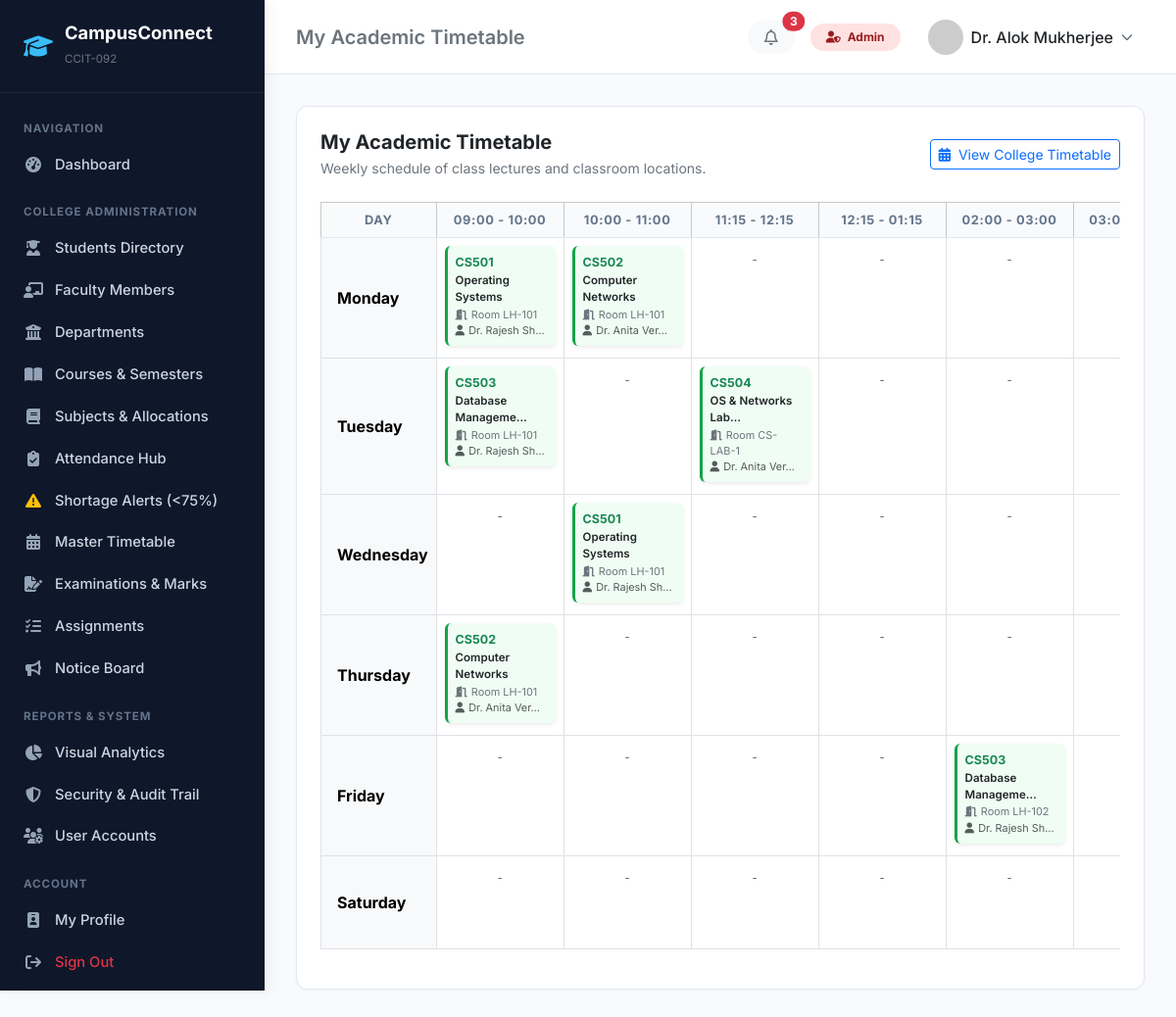
Screenshot of /timetable/my/ (signed in) with the database file from the repository.
### accounts/models.py (models this page shows, shortened)
class CustomUser(AbstractUser):
    ROLE_ADMIN = 'ADMIN'
    ROLE_FACULTY = 'FACULTY'
    ROLE_STUDENT = 'STUDENT'
    ROLE_CHOICES = [
        (ROLE_ADMIN, 'Administrator'),
        (ROLE_FACULTY, 'Faculty / Professor'),
        (ROLE_STUDENT, 'Student'),
    ]
    role = models.CharField(max_length=20, choices=ROLE_CHOICES, default=ROLE_STUDENT)
    phone = models.CharField(max_length=15, blank=True, null=True)
    profile_picture = models.ImageField(upload_to='profiles/', blank=True, null=True)
    address = models.TextField(blank=True, null=True)
    date_of_birth = models.DateField(blank=True, null=True)
    @property
    def is_admin_role(self):
        return self.role == self.ROLE_ADMIN or self.is_superuser
    @property
    def is_faculty_role(self):
        return self.role == self.ROLE_FACULTY
    @property
    def is_student_role(self):
        return self.role == self.ROLE_STUDENT
    @property
    def avatar_url(self):
        if self.profile_picture and hasattr(self.profile_picture, 'url'):
            return self.profile_picture.url
        return f"https://ui-avatars.com/api/?name={self.username}&background=4f46e5&color=fff&size=128"

### timetable/models.py (models this page shows, shortened)
class Timetable(models.Model):
    DAYS_OF_WEEK = [
        (0, 'Monday'),
        (1, 'Tuesday'),
        (2, 'Wednesday'),
        (3, 'Thursday'),
        (4, 'Friday'),
        (5, 'Saturday'),
    ]
    SLOT_CHOICES = [
        ('09:00 - 10:00', '09:00 AM - 10:00 AM'),
        ('10:00 - 11:00', '10:00 AM - 11:00 AM'),
        ('11:15 - 12:15', '11:15 AM - 12:15 PM'),
        ('12:15 - 01:15', '12:15 PM - 01:15 PM'),
        ('02:00 - 03:00', '02:00 PM - 03:00 PM'),
        ('03:00 - 04:00', '03:00 PM - 04:00 PM'),
        ('04:00 - 05:00', '04:00 PM - 05:00 PM'),
    ]
    day_of_week = models.PositiveSmallIntegerField(choices=DAYS_OF_WEEK)
    time_slot = models.CharField(max_length=30, choices=SLOT_CHOICES)
    subject = models.ForeignKey(Subject, on_delete=models.CASCADE, related_name='timetable_entries')
    faculty = models.ForeignKey(Faculty, on_delete=models.CASCADE, related_name='timetable_entries')
    classroom = models.ForeignKey(Classroom, on_delete=models.CASCADE, related_name='timetable_entries')
    semester = models.ForeignKey(Semester, on_delete=models.CASCADE, related_name='timetable_entries')
    batch = models.ForeignKey(Batch, on_delete=models.SET_NULL, null=True, blank=True, related_name='timetable_entries')
    class Meta:
        ordering = ['day_of_week', 'time_slot']

class Classroom(models.Model):
    ROOM_TYPES = [
        ('LECTURE_HALL', 'Lecture Hall'),
        ('COMPUTER_LAB', 'Computer Laboratory'),
        ('ELECTRONICS_LAB', 'Electronics Laboratory'),
        ('WORKSHOP', 'Workshop'),
        ('SEMINAR_HALL', 'Seminar Hall'),
    ]
    room_number = models.CharField(max_length=30, unique=True)
    building = models.CharField(max_length=100, default='Main Academic Block')
    floor = models.CharField(max_length=20, default='Ground Floor')
    capacity = models.PositiveIntegerField(default=60)
    room_type = models.CharField(max_length=30, choices=ROOM_TYPES, default='LECTURE_HALL')
    class Meta:
        ordering = ['building', 'room_number']

### academics/models.py (models this page shows, shortened)
class Subject(models.Model):
    TYPE_THEORY = 'THEORY'
    TYPE_PRACTICAL = 'PRACTICAL'
    TYPE_HYBRID = 'HYBRID'
    TYPE_CHOICES = [
        (TYPE_THEORY, 'Theory'),
        (TYPE_PRACTICAL, 'Practical / Lab'),
        (TYPE_HYBRID, 'Hybrid'),
    ]
    code = models.CharField(max_length=20, unique=True)
    name = models.CharField(max_length=150)
    semester = models.ForeignKey(Semester, on_delete=models.CASCADE, related_name='subjects')
    credits = models.PositiveSmallIntegerField(default=4)
    subject_type = models.CharField(max_length=20, choices=TYPE_CHOICES, default=TYPE_THEORY)
    class Meta:
        ordering = ['code']

### faculty/models.py (models this page shows, shortened)
class Faculty(models.Model):
    DESIGNATION_CHOICES = [
        ('PROFESSOR', 'Professor'),
        ('ASSOC_PROF', 'Associate Professor'),
        ('ASST_PROF', 'Assistant Professor'),
        ('HOD', 'Head of Department (HOD)'),
        ('LECTURER', 'Lecturer / Adjunct Faculty'),
    ]
    user = models.OneToOneField(settings.AUTH_USER_MODEL, on_delete=models.CASCADE, related_name='faculty_profile')
    employee_id = models.CharField(max_length=30, unique=True)
    department = models.ForeignKey(Department, on_delete=models.CASCADE, related_name='faculty_members')
    designation = models.CharField(max_length=30, choices=DESIGNATION_CHOICES, default='ASST_PROF')
    qualification = models.CharField(max_length=150, default='Ph.D. / M.Tech')
    joining_date = models.DateField(null=True, blank=True)
    cabin_number = models.CharField(max_length=50, blank=True, null=True)
    emergency_contact = models.CharField(max_length=20, blank=True, null=True)
    is_active = models.BooleanField(default=True)
    class Meta:
        verbose_name_plural = "Faculty Members"
        ordering = ['department', 'employee_id']
    @property
    def full_name(self):
        return self.user.get_full_name() or self.user.username

### timetable/views.py (the view, shortened to what this page needs)
# urls.py: path('my/', views.my_timetable_view, name='my_timetable'),
@login_required
def my_timetable_view(request):
    user = request.user
    days = Timetable.DAYS_OF_WEEK
    slots = [s[0] for s in Timetable.SLOT_CHOICES]
    grid = {day_num: {s: [] for s in slots} for day_num, _ in days}
    title = "My Academic Timetable"
    if user.is_faculty_role and hasattr(user, 'faculty_profile'):
        fac = user.faculty_profile
        title = f"Teaching Timetable - {fac.full_name}"
        entries = Timetable.objects.filter(faculty=fac).select_related('subject', 'classroom', 'semester', 'batch')
    else:
        entries = Timetable.objects.all().select_related('subject', 'faculty', 'classroom')[:30]
    for entry in entries:
        if entry.day_of_week in grid and entry.time_slot in grid[entry.day_of_week]:
            grid[entry.day_of_week][entry.time_slot].append(entry)
    context = {
        'days': days,
        'slots': slots,
        'grid': grid,
        'page_title': title,
    }
    return render(request, 'timetable/my_timetable.html', context)

### templates/timetable/my_timetable.html (shortened to what this page needs)
{% extends 'base.html' %}
{% load custom_filters %}
{% block page_heading %}{{ page_title }}{% endblock %}
{% block content %}
<div class="card p-4">
    <div class="d-flex justify-content-between align-items-center mb-4">
        <div>
            <h5 class="fw-bold mb-1">{{ page_title }}</h5>
            <p class="text-secondary small mb-0">Weekly schedule of class lectures and classroom locations.</p>
        </div>
        <a href="{% url 'timetable_master' %}" class="btn btn-sm btn-outline-primary">
            <i class="fa-solid fa-calendar-days me-1"></i> View College Timetable
        </a>
    </div>
    <div class="table-responsive">
        <table class="table table-bordered align-middle text-center" style="min-width: 900px;">
            <thead class="table-light">
                <tr>
                    <th style="width: 120px;">Day</th>
                    {% for slot in slots %}
                        <th>{{ slot }}</th>
                    {% endfor %}
                </tr>
            </thead>
            <tbody>
                {% for day_num, day_name in days %}
                    <tr>
                        <td class="fw-bold bg-light text-start ps-3">{{ day_name }}</td>
                        {% for slot in slots %}
                            <td class="p-2" style="vertical-align: top; min-width: 130px; height: 95px;">
                                {% with entries=grid|dict_key:day_num|dict_key:slot %}
                                    {% for entry in entries %}
                                        <div class="p-2 mb-1 rounded text-start shadow-sm" style="background-color: #f0fdf4; border-left: 3px solid #16a34a;">
                                            <div class="fw-bold text-success small" style="font-size: 0.78rem;">{{ entry.subject.code }}</div>
                                            <div class="text-dark small fw-semibold" style="font-size: 0.72rem;">{{ entry.subject.name|truncatechars:18 }}</div>
                                            <small class="text-secondary d-block" style="font-size: 0.68rem;">
                                                <i class="fa-solid fa-door-open me-1"></i>Room {{ entry.classroom.room_number }}
                                            </small>
                                            <small class="text-muted d-block" style="font-size: 0.68rem;">
                                                <i class="fa-solid fa-user me-1"></i>{{ entry.faculty.full_name|truncatechars:14 }}
                                            </small>
                                        </div>
                                    {% empty %}
                                        <span class="text-muted" style="font-size: 0.7rem;">-</span>
                                    {% endfor %}
                                {% endwith %}
                            </td>
                        {% endfor %}
                    </tr>
                {% endfor %}
            </tbody>
        </table>
    </div>
</div>
{% endblock %}

### templates/base.html (shortened to what this page needs)
<!DOCTYPE html>
<html lang="en">
<head>
    <link href="https://cdn.jsdelivr.net/npm/bootstrap@5.3.3/dist/css/bootstrap.min.css" rel="stylesheet">
    <link rel="stylesheet" href="https://cdnjs.cloudflare.com/ajax/libs/font-awesome/6.5.1/css/all.min.css">
</head>
<body>
    <aside class="sidebar">
        <a href="{% url 'dashboard_redirect' %}" class="sidebar-brand">
            <i class="fa-solid fa-graduation-cap"></i>
            <div>
                <span class="d-block" style="line-height: 1.2;">CampusConnect</span>
                <small class="text-secondary fw-normal" style="font-size: 0.72rem;">{{ COLLEGE_CODE }}</small>
            </div>
        </a>
        <div class="nav flex-column py-2">
            <span class="nav-section-title">Navigation</span>
            <a href="{% url 'dashboard_redirect' %}" class="nav-link">
                <i class="fa-solid fa-gauge-high"></i> Dashboard
            </a>
            {% if is_admin %}
                <span class="nav-section-title">College Administration</span>
                <a href="{% url 'student_list' %}" class="nav-link">
                    <i class="fa-solid fa-user-graduate"></i> Students Directory
                </a>
                <a href="{% url 'faculty_list' %}" class="nav-link">
                    <i class="fa-solid fa-chalkboard-user"></i> Faculty Members
                </a>
                <a href="{% url 'department_list' %}" class="nav-link">
                    <i class="fa-solid fa-building-columns"></i> Departments
                </a>
                <a href="{% url 'course_list' %}" class="nav-link">
                    <i class="fa-solid fa-book-open"></i> Courses & Semesters
                </a>
                <a href="{% url 'subject_list' %}" class="nav-link">
                    <i class="fa-solid fa-book"></i> Subjects & Allocations
                </a>
                <a href="{% url 'attendance_session_list' %}" class="nav-link">
                    <i class="fa-solid fa-clipboard-check"></i> Attendance Hub
                </a>
                <a href="{% url 'attendance_shortage_report' %}" class="nav-link">
                    <i class="fa-solid fa-triangle-exclamation text-warning"></i> Shortage Alerts (<75%)
                </a>
                <a href="{% url 'timetable_master' %}" class="nav-link">
                    <i class="fa-solid fa-calendar-days"></i> Master Timetable
                </a>
                <a href="{% url 'examination_list' %}" class="nav-link">
                    <i class="fa-solid fa-file-signature"></i> Examinations & Marks
                </a>
                <a href="{% url 'assignment_list' %}" class="nav-link">
                    <i class="fa-solid fa-tasks"></i> Assignments
                </a>
                <a href="{% url 'notice_list' %}" class="nav-link">
                    <i class="fa-solid fa-bullhorn"></i> Notice Board
                </a>
                <span class="nav-section-title">Reports & System</span>
                <a href="{% url 'reports_analytics' %}" class="nav-link">
                    <i class="fa-solid fa-chart-pie"></i> Visual Analytics
                </a>
                <a href="{% url 'audit_log_list' %}" class="nav-link">
                    <i class="fa-solid fa-shield-halved"></i> Security & Audit Trail
                </a>
                <a href="{% url 'user_management' %}" class="nav-link">
                    <i class="fa-solid fa-users-gear"></i> User Accounts
                </a>
            {% endif %}
            <span class="nav-section-title">Account</span>
            <a href="{% url 'profile' %}" class="nav-link">
                <i class="fa-solid fa-id-badge"></i> My Profile
            </a>
            <a href="{% url 'logout' %}" class="nav-link text-danger">
                <i class="fa-solid fa-arrow-right-from-bracket"></i> Sign Out
            </a>
        </div>
    </aside>
    <div class="main-content">
        <header class="topbar">
            <div class="d-flex align-items-center gap-3">
                <h5 class="mb-0 fw-semibold text-secondary d-none d-md-block">
                    {% block page_heading %}{{ COLLEGE_NAME }}{% endblock %}
                </h5>
            </div>
            <div class="d-flex align-items-center gap-3">
                <a href="{% url 'notice_list' %}" class="btn btn-light position-relative rounded-pill px-3 py-1">
                    <i class="fa-regular fa-bell text-secondary"></i>
                    {% if unread_notices_count > 0 %}
                        <span class="position-absolute top-0 start-100 translate-middle badge rounded-pill bg-danger">
                            {{ unread_notices_count }}
                        </span>
                    {% endif %}
                </a>
                {% if is_admin %}
                    <span class="badge badge-role-admin px-3 py-2 rounded-pill"><i class="fa-solid fa-user-shield me-1"></i> Admin</span>
                {% elif is_faculty %}
                    <span class="badge badge-role-faculty px-3 py-2 rounded-pill"><i class="fa-solid fa-chalkboard-user me-1"></i> Faculty</span>
                {% elif is_student %}
                    <span class="badge badge-role-student px-3 py-2 rounded-pill"><i class="fa-solid fa-user-graduate me-1"></i> Student</span>
                {% endif %}
                <div class="dropdown">
                    <button class="btn btn-white d-flex align-items-center gap-2 border-0" data-bs-toggle="dropdown">
                        <img src="{{ request.user.avatar_url }}" alt="User" class="rounded-circle" width="36" height="36">
                        <span class="fw-medium text-dark d-none d-sm-inline">{{ request.user.get_full_name|default:request.user.username }}</span>
                        <i class="fa-solid fa-chevron-down text-secondary" style="font-size: 0.75rem;"></i>
                    </button>
                </div>
            </div>
        </header>
        <main class="content-body">
            {% block content %}{% endblock %}
        </main>
    </div>
</body>
</html>

### rows the page displays
CustomUser: user.get_full_name "Dr. Alok Mukherjee"
Timetable: subject.code "CS501", subject.name "Operating Systems", classroom.room_number "LH-101", faculty.full_name "Dr. Rajesh Sh…"
Timetable: subject.code "CS502", subject.name "Computer Networks", classroom.room_number "LH-101", faculty.full_name "Dr. Anita Ver…"
Timetable: subject.code "CS503", subject.name "Database Manageme…", classroom.room_number "LH-101", faculty.full_name "Dr. Rajesh Sh…"
Timetable: subject.code "CS504", subject.name "OS & Networks Lab…", classroom.room_number "CS-LAB-1", faculty.full_name "Dr. Anita Ver…"
Timetable: subject.code "CS501", subject.name "Operating Systems", classroom.room_number "LH-101", faculty.full_name "Dr. Rajesh Sh…"
Timetable: subject.code "CS502", subject.name "Computer Networks", classroom.room_number "LH-101", faculty.full_name "Dr. Anita Ver…"
Timetable: subject.code "CS503", subject.name "Database Manageme…", classroom.room_number "LH-102", faculty.full_name "Dr. Rajesh Sh…"

### other values shown
{{ COLLEGE_CODE }} "CCIT-092"
{{ page_title }} "My Academic Timetable"
{{ unread_notices_count }} "3"
{{ slot }} "09:00 - 10:00" "10:00 - 11:00" "11:15 - 12:15" "12:15 - 01:15" "02:00 - 03:00"
{{ day_name }} "Monday" "Tuesday" "Wednesday" "Thursday" "Friday" "Saturday"
